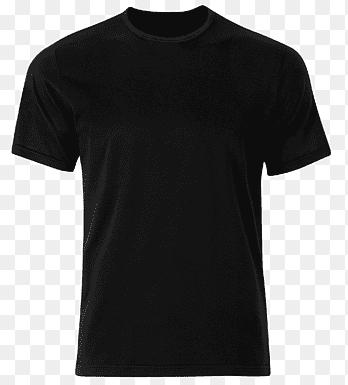
#> input picture png-clipart-t-shirt-polo-shirt-clothing-sleeve-black-t-shirt-black-crew-neck-t-shirt-tshirt-fashion-thumbnail.png, 348 x 385 px
$ python -i zip_garment_loader.py   (imports and definitions only)
#> lines starting #> are read from the running program, lines starting #| are printed output that depends on the picture; after the words box and inside, x2 and y2 are one past the last pixel; in counts of white or black regions, pixels touching at a corner belong together
#> further down, picture is the input picture: shape (385, 348, 3); min 13, max 255, mean 111.6
import io
import zipfile

import cv2
import numpy as np


# [47 lines left out: function load_garment_zip_texture, not called in this run]


def _estimate_alpha_from_background(bgr):
    gray = cv2.cvtColor(bgr, cv2.COLOR_BGR2GRAY)
    hsv = cv2.cvtColor(bgr, cv2.COLOR_BGR2HSV)
#> hsv: shape (385, 348, 3); mean H, S, V 0, 0, 111.6
    not_white = gray < 244
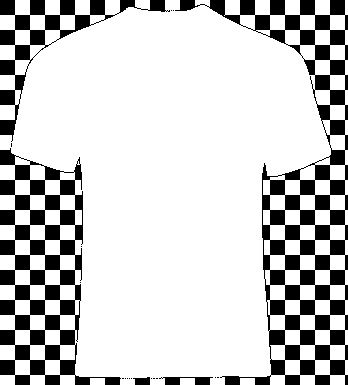
#> not_white: shape (385, 348) bool; 79.5% white; 20 black regions (15 under 20 px), largest, box (x1, y1, x2, y2) and area: (175, 0, 348, 385) 14036, (0, 148, 121, 385) 9382, (0, 0, 170, 142) 3615, (159, 377, 213, 385) 264, (133, 377, 150, 385) 110
    saturated = hsv[:, :, 1] > 18
#> saturated: shape (385, 348) bool; every value is 0
    fg = ((not_white & (gray < 212)) | (saturated & (gray < 252))).astype(np.uint8) * 255
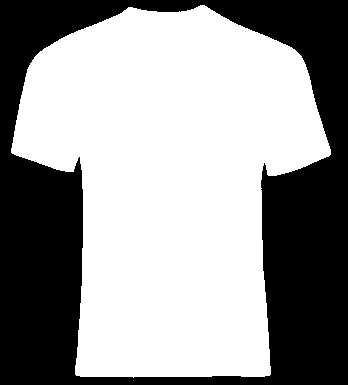
#> fg: shape (385, 348); 59.9% white; 1 black region, box (x1, y1, x2, y2) and area: (0, 0, 348, 385) 53780

    flood = fg.copy()
    h, w = fg.shape
#> h = 385; w = 348
    mask = np.zeros((h + 2, w + 2), dtype=np.uint8)
    cv2.floodFill(flood, mask, (0, 0), 128)
    cv2.floodFill(flood, mask, (w - 1, 0), 128)
    cv2.floodFill(flood, mask, (0, h - 1), 128)
    cv2.floodFill(flood, mask, (w - 1, h - 1), 128)
    fg[flood == 128] = 0

    kernel = cv2.getStructuringElement(cv2.MORPH_ELLIPSE, (5, 5))
    fg = cv2.morphologyEx(fg, cv2.MORPH_CLOSE, kernel, iterations=2)
#> fg: shape (385, 348); 59.9% white; 1 black region, box (x1, y1, x2, y2) and area: (0, 0, 348, 385) 53673
    fg = cv2.morphologyEx(fg, cv2.MORPH_OPEN, kernel, iterations=1)
#> fg: shape (385, 348); 59.9% white; 1 black region, box (x1, y1, x2, y2) and area: (0, 0, 348, 385) 53677
    alpha = cv2.GaussianBlur(fg, (7, 7), 0)
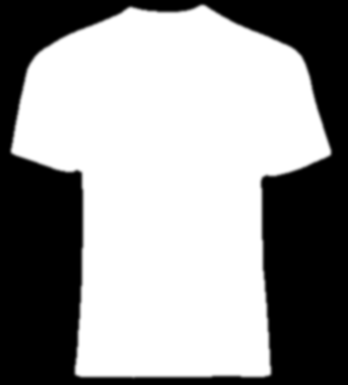
#> alpha: shape (385, 348); min 0, max 255, mean 152.8
    alpha[alpha < 20] = 0
#> alpha: shape (385, 348); 1.25% of pixels changed, all inside (x1, y1, x2, y2) = (8, 2, 334, 381)
    return alpha.astype(np.uint8)


# [13 lines left out: function _crop_to_alpha, not called in this run]

>>> import cv2
>>> picture = cv2.imread('../png-clipart-t-shirt-polo-shirt-clothing-sleeve-black-t-shirt-black-crew-neck-t-shirt-tshirt-fashion-thumbnail.png')
>>> result = _estimate_alpha_from_background(picture)
